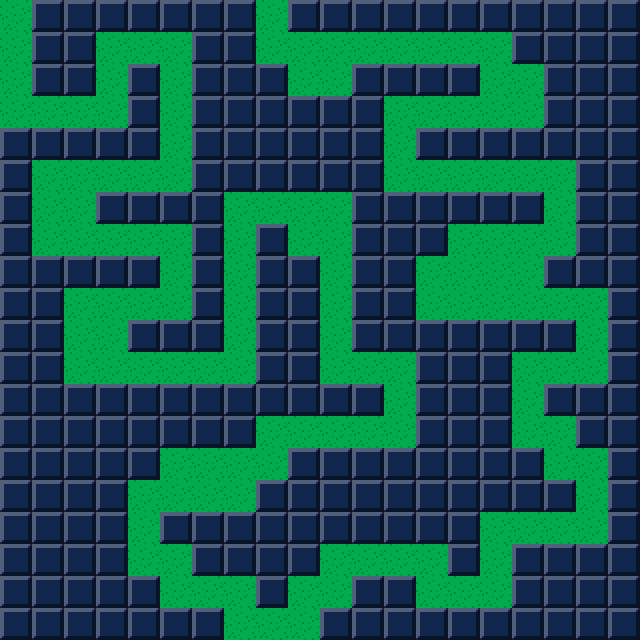

Tiled map render using the project's own tile images. Description and the whole map definition, tile-layer contents included, below:
An orthogonal 20x20 tile map with 32x32 px tiles, 1 tile layer (foreground).

<map version="1.10" tiledversion="1.10.1" orientation="orthogonal" renderorder="right-down" width="20" height="20" tilewidth="32" tileheight="32" infinite="0" nextlayerid="2" nextobjectid="1">
 <editorsettings>
  <export target="../../src/assets/testMap32.json" format="json" />
 </editorsettings>
 <tileset firstgid="1" source="sprite-export.tsx" />
 <layer id="1" name="foreground" width="20" height="20">
  <data encoding="csv">
14,3,3,3,3,3,3,3,14,3,3,3,3,3,3,3,3,3,3,3,
14,3,3,14,14,14,3,3,14,14,14,14,14,14,14,14,3,3,3,3,
14,3,3,14,3,14,3,3,3,14,14,3,3,3,3,14,14,3,3,3,
14,14,14,14,3,14,3,3,3,3,3,3,14,14,14,14,14,3,3,3,
3,3,3,3,3,14,3,3,3,3,3,3,14,3,3,3,3,3,3,3,
3,14,14,14,14,14,3,3,3,3,3,3,14,14,14,14,14,14,3,3,
3,14,14,3,3,3,3,14,14,14,14,3,3,3,3,3,3,14,3,3,
3,14,14,14,14,14,3,14,3,14,14,3,3,3,14,14,14,14,3,3,
3,3,3,3,3,14,3,14,3,3,14,3,3,14,14,14,14,3,3,3,
3,3,14,14,14,14,3,14,3,3,14,3,3,14,14,14,14,14,14,3,
3,3,14,14,3,3,3,14,3,3,14,3,3,3,3,3,3,3,14,3,
3,3,14,14,14,14,14,14,3,3,14,14,14,3,3,3,14,14,14,3,
3,3,3,3,3,3,3,3,3,3,3,3,14,3,3,3,14,3,3,3,
3,3,3,3,3,3,3,3,14,14,14,14,14,3,3,3,14,14,3,3,
3,3,3,3,3,14,14,14,14,3,3,3,3,3,3,3,3,14,14,3,
3,3,3,3,14,14,14,14,3,3,3,3,3,3,3,3,3,3,14,3,
3,3,3,3,14,3,3,3,3,3,3,3,3,3,3,14,14,14,14,3,
3,3,3,3,14,14,3,3,3,3,14,14,14,14,3,14,3,3,3,3,
3,3,3,3,3,14,14,14,3,14,14,3,3,14,14,14,3,3,3,3,
3,3,3,3,3,3,3,14,14,14,3,3,3,3,3,3,3,3,3,3
</data>
 </layer>
</map>